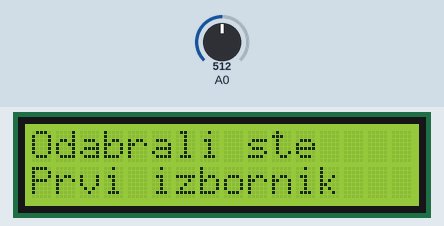
A sketch run on a simulated Arduino Uno, built with avr-gcc and run on an emulated ATmega328P. Shown: 16×2 character LCD. Inputs (shaded band) come from the test bench; at power-on: A0 = 512.

Above: at 7.0 s.
7.1 s: A0 set to 469
At 11.41 s:
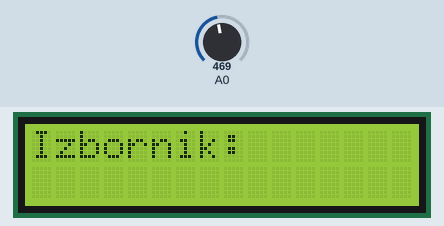
12.6 s: A0 set to 445
At 17.9 s:
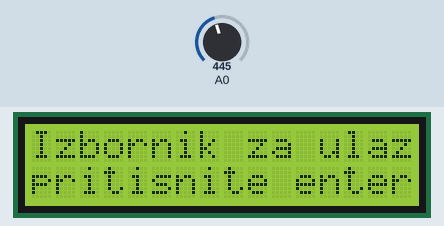
Timing chart, 0 to 19.4 s (numbered marks = the images above; inputs shaded):
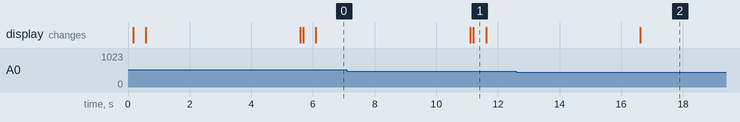

The sketch:

LCD_shield_izbornik.ino
```cpp
#include <LiquidCrystal.h>

/*******************************************************
 *
Ovaj program namijenjen je za korištenje s LCD Shieldom
Jednostavan izbornik

Marko Miroslav Bača, 2018

********************************************************/

LiquidCrystal lcd(8, 9, 4, 5, 6, 7);

int tipkalo_odabir     = 0;
int tipkalo_vrijednost  = 0; //analogna vrijednost
int izbornik = 0;

int desna = 0;
int lijeva = 1;
int gore = 2;
int dolje = 3;
int odaberi = 4;
int nista = 5;


int citaj_tipkalo()
{
 delay(100);
 tipkalo_vrijednost = analogRead(0);
 // Koristite analogno čitanje pina 0 kako bi pročitali vrijednosti svojih tipki moje vrijednosti: 0, 100, 258, 413, 645,1023
 // te na tu vrijednost dodajemo 50 kako bi bili sigurni da će očitanje biti dobro
 if (tipkalo_vrijednost > 1000) return nista;
 if (tipkalo_vrijednost < 50)   return desna;
 if (tipkalo_vrijednost < 150)  return gore;
 if (tipkalo_vrijednost < 300)  return dolje;
 if (tipkalo_vrijednost < 460)  return lijeva;
 if (tipkalo_vrijednost < 700)  return odaberi;

 return nista;
}
void naslovna(){
 lcd.clear();
 lcd.setCursor(0,0);
 lcd.print("Izbornik za ulaz");
 lcd.setCursor(0,1);
 lcd.print("pritisnite enter");
  }

void setup(){
 lcd.begin(16, 2);
 naslovna();
}

void loop(){
 tipkalo_odabir = citaj_tipkalo();

 if(tipkalo_odabir==4){ //ulazak u izbornik
  lcd.clear();
  lcd.setCursor(0,0);
  lcd.print("Izbornik:");
  delay(300);
  do{
    tipkalo_odabir = citaj_tipkalo();
    if(tipkalo_odabir==2){
      izbornik++;
      if(izbornik>=4){
        izbornik=0;
        }
        delay(300);
      }
    else if(tipkalo_odabir==3){
      izbornik--;
      if(izbornik<0){
        izbornik=3;
        }
        delay(300);
      }
    lcd.setCursor(0,1);
    switch(izbornik){
    case 0: {lcd.print("Opcija: 1");break;}
    case 1: {lcd.print("Opcija: 2");break;}
    case 2: {lcd.print("Opcija: 3");break;}
    case 3: {lcd.print("Opcija: 4");break;}
    }
    }while(tipkalo_odabir !=4);
  lcd.clear();
  lcd.print("Odabrali ste");
  lcd.setCursor(0,1);
  switch(izbornik){
    case 0: {lcd.print("Prvi izbornik");break;}
    case 1: {lcd.print("Drugi izbornik");break;}
    case 2: {lcd.print("Treci izbornik");break;}
    case 3: {lcd.print("Cetvrti izbornik");break;}
    }
  izbornik=0;
  delay(5000);
  naslovna();
  }
}
```

Measured:
- the behaviour switches between 460 and 459 on A0 (found by bisection; images 1 and 2)
- what the display in image 1 shows lasts 0.4 s, from 11.2 s to 11.6 s
